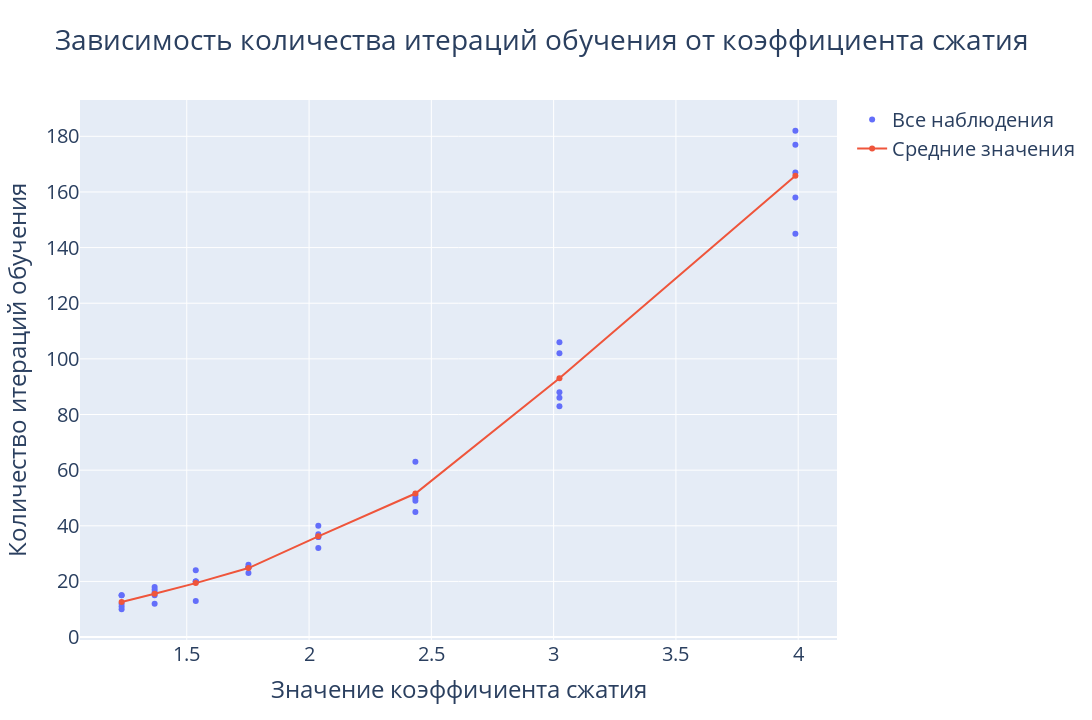

The notebook cell saved with this chart:
### Code cell
p_s = (6, 8, 10, 12, 14, 16, 18, 20)
all_ps: list[int] = []
all_compression_rates: list[float] = []
compression_rates: list[float] = []
epochs_amount_mean: list[int] = []
epochs_amount: list[int] = []
fig = go.Figure()
experiments_amount = 5
for p in p_s:
    epoch_sum = 0
    for i in range(experiments_amount):
        all_ps.append(p)        
        dl = LRNN(n, p, 0.001)
        dl.train(train, 15000, learn_by_loss=True, max_loss=1500)
        epoch_sum += dl.epoch
        epochs_amount.append(dl.epoch)

        compressed = compress_image(dl.W_enc, img_array, COLOR_CHANNELS_AMOUNT, block_height, block_width, 0)
        compression_info_size = (
            compressed.size * compressed.itemsize +
            network.W_dec.size * network.W_dec.itemsize +
            np.array(shape).size * np.array(shape).itemsize +
            np.array((block_height, block_width)).size * np.array((block_height, block_width)).itemsize 
        ) * 8
        all_compression_rates.append((img_array.size * img_array.itemsize * 8) / compression_info_size)
    compression_rates.append(all_compression_rates[-1])

    epochs_amount_mean.append(epoch_sum / experiments_amount)
fig.add_trace(go.Scatter(x=all_compression_rates, y=epochs_amount, mode='markers',
                         name='Все наблюдения'))
fig.add_trace(go.Scatter(x=compression_rates, y=epochs_amount_mean, mode='lines+markers',
                         name='Средние значения'))
fig.update_layout(title='Зависимость количества итераций обучения от коэффициента сжатия',
                  xaxis_title='Значение коэффичиента сжатия',
                  yaxis_title='Количество итераций обучения',
                  height=720, width=1280,
                  font=dict(size=20))
fig.show()

### Figure 1 — Plotly figure (JSON) as saved in the notebook; plotly's stock layout.template omitted (floating-point values rounded to 4 significant figures)
{"data": [{"mode": "markers", "name": "Все наблюдения", "type": "scatter", "x": [3.989, 3.989, 3.989, 3.989, 3.989, 3.024, 3.024, 3.024, 3.024, 3.024, 2.435, 2.435, 2.435, 2.435, 2.435, 2.038, 2.038, 2.038, 2.038, 2.038, 1.752, 1.752, 1.752, 1.752, 1.752, 1.537, 1.537, 1.537, 1.537, 1.537, 1.369, 1.369, 1.369, 1.369, 1.369, 1.233, 1.233, 1.233, 1.233, 1.233], "y": [158, 145, 167, 182, 177, 83, 102, 106, 86, 88, 49, 45, 50, 51, 63, 40, 36, 32, 36, 37, 23, 25, 25, 26, 25, 20, 20, 24, 20, 13, 18, 16, 17, 15, 12, 12, 15, 10, 11, 15]}, {"mode": "lines+markers", "name": "Средние значения", "type": "scatter", "x": [3.989, 3.024, 2.435, 2.038, 1.752, 1.537, 1.369, 1.233], "y": [165.8, 93, 51.6, 36.2, 24.8, 19.4, 15.6, 12.6]}], "layout": {"font": {"size": 20}, "height": 720, "title": {"text": "Зависимость количества итераций обучения от коэффициента сжатия"}, "width": 1280, "xaxis": {"title": {"text": "Значение коэффичиента сжатия"}}, "yaxis": {"title": {"text": "Количество итераций обучения"}}}}
